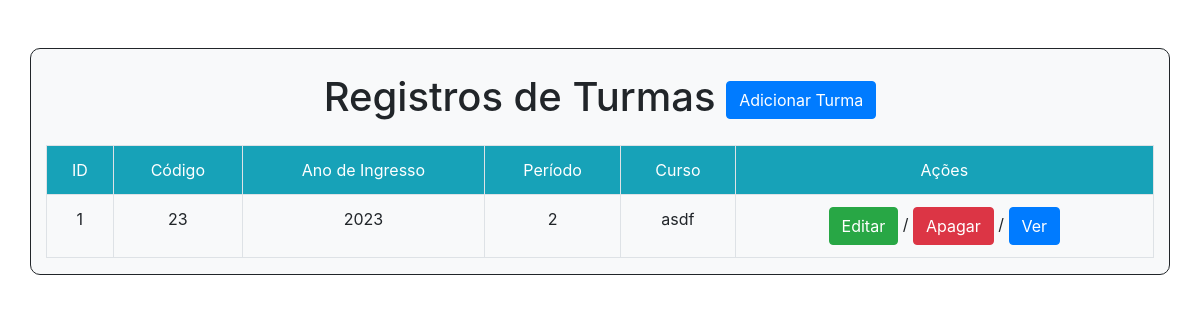
Page //listar/turma/ on the committed database.
### academico/models.py (models this page shows, shortened)
class Turma(models.Model):
    codigo = models.CharField(max_length=15)
    anoIngresso = models.IntegerField(max_length=4)
    periodo = models.IntegerField(max_length=1)
    curso = models.ForeignKey(Curso, on_delete=models.PROTECT)

class Curso(models.Model):
    codigo = models.IntegerField(max_length=2, primary_key=True)
    nome = models.CharField(max_length=100)
    foto = models.ImageField(upload_to='fotos/cursos')
    duracao = models.DecimalField(max_digits=3, decimal_places=2)
    data_inicio = models.DateField(blank=True, )
    cargaHoraria = models.IntegerField()
    departamento = models.ForeignKey(Departamento, on_delete=models.PROTECT, null= True, blank=True)
    def __str__(self):
        return self.nome

### academico/views.py (the view)
# urls.py: path("/listar/turma/",views.listarTurma, name="turma_listar"),
def listarTurma(request):
   turma = Turma.objects.all()
   dicionario = { 'registros': turma }
   return render(request, 'academico/listagem_turma.html',context=dicionario)

### templates/academico/listagem_turma.html (shortened to what this page needs)
<!DOCTYPE html>
<html lang="pt-br">
<head>
    <link rel="stylesheet" href="https://cdn.jsdelivr.net/npm/bootstrap@4.6.1/dist/css/bootstrap.min.css">
</head>
<body>
<div class="container mt-5 bg-light" style="border:1px solid ; background-color:#1111; border-radius: 10px;">
    <h1 class="m-4 text-center">Registros de Turmas <a href="/adicionar/turma/" class="btn btn-primary">Adicionar Turma</a></h1>
    <table class="table table-bordered">
        <tr class="bg-info text-white text-center">
            <td> ID </td>
            <td> Código </td>
            <td> Ano de Ingresso </td>
            <td> Período </td>
            <td> Curso </td>
            <td> Ações </td>
        </tr>
        {% for reg in registros %}
        <tr class="text-center">
            <td>{{ reg.id }}</td>
            <td>{{ reg.codigo }}</td>
            <td>{{ reg.anoIngresso }}</td>
            <td>{{ reg.periodo }}</td>
            <td>{{ reg.curso }}</td>
            <td>
                <a href="/editar/turma/{{reg.id}}" class="btn btn-success">Editar</a> /
                <a href="/deletar/turma/{{reg.id}}" class="btn btn-danger">Apagar</a> /
                <a href="/visualizar/turma/{{reg.id}}" class="btn btn-primary">Ver</a>
            </td>
        </tr>
        {% endfor %}
    </table>
</div>
</body>
</html>

### rows in the picture
Turma: id "1", codigo "23", anoIngresso "2023", periodo "2", curso "asdf"
